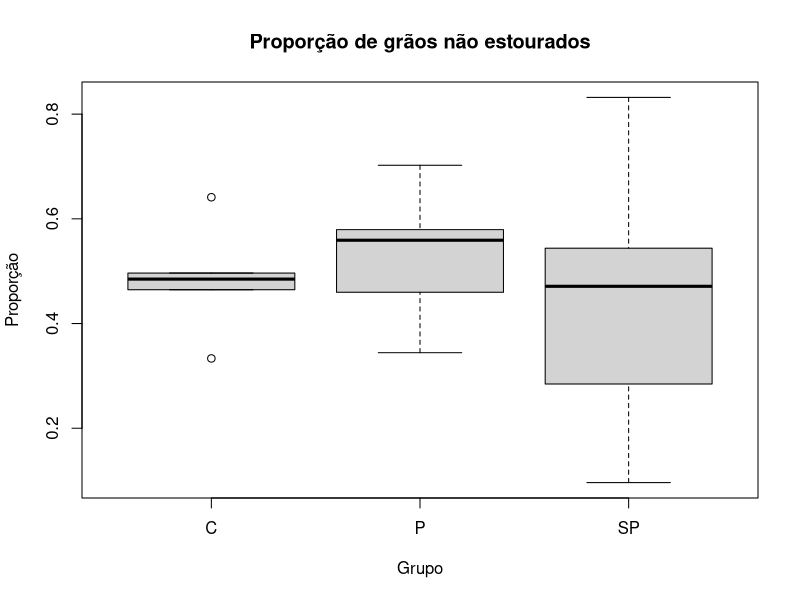

This figure's R source:
## ---- chunk 1
#| include: false

library(dplyr) 
library(car) 
library(MASS) 

set.seed(17052026)

tratamentos <- rep(c("C", "P", "SP"), each = 5) 
sample(tratamentos)

dados_pipoca <- data.frame(
  Grupo = factor(c("SP","P","SP","P","SP",
             "P","C","P","P","C",
             "SP","C","C","C","SP")),
  Identificador = factor(c(4,3,2,4,3,
                    5,5,1,2,4,
                    1,3,1,2,5)),
  Dia = factor(c(3,1,1,1,1,
          1,1,2,2,2,
          2,2,2,2,2)),
  Peso = c(25,25,25,25,25,
            25,25,25,25,25,
            25,25,25,25,25),
  Qtd_antes = c(116,127,114,124,104,
                 122,132,131,126,127,
                 119,139,131,132,104),
  Qtd_nao_estourou = c(33,71,62,57,49,
                        42,64,92,73,59,
                        99,69,84,44,10),
  Peso_nao_estourou = c(4,9,9,9,9,
                         6,9,17,11,5,
                         19,7,16,6,2),
  Tempo = c("04:00","04:00","04:00","04:00","04:00",
             "04:00","04:00","04:00","04:00","04:00",
             "04:00","04:00","04:00","04:00","04:00")
)

dados_pipoca$prop_nao_estourou <- dados_pipoca$Qtd_nao_estourou / dados_pipoca$Qtd_antes

medias_grupo <- aggregate(prop_nao_estourou ~ Grupo, data = dados_pipoca, mean)

desvio_grupo <- aggregate(prop_nao_estourou ~ Grupo, data = dados_pipoca, sd)

## ---- chunk 2
#| label: fig-boxplot-desb
#| echo: false
#| message: false
#| warning: false
#| fig-align: center
#| fig-cap: Gráfico Boxplot do experimento balanceado
#| fig-height: 4
#| fig-width: 6
#| fig-pos: 'H'

boxplot(
  prop_nao_estourou ~ Grupo, data = dados_pipoca,
  main = "Proporção de grãos não estourados",
  xlab = "Grupo", ylab = "Proporção"
)
## ---- chunk 3
#| echo: true

set.seed(17052026)

tratamentos <- rep(c("C", "P", "SP"), each = 5) 
ordem <- sample(tratamentos)
